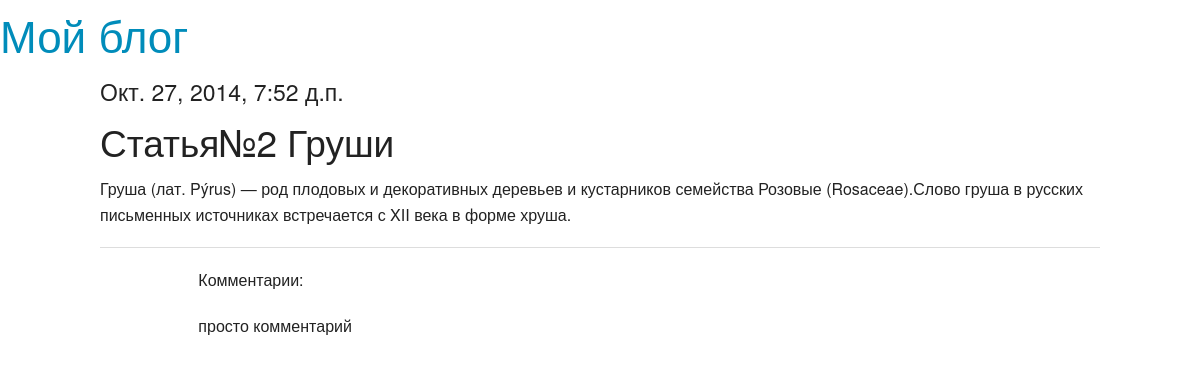
Page /basicview/articles/get/2/ on the committed database.
### article/models.py (models this page shows)
class Article(models.Model):
	class Meta():
		db_table = "article"
	article_title = models.CharField(max_length = 200)
	article_text = models.TextField()
	article_date = models.DateTimeField()
	article_likes = models.IntegerField(default = 0)

class Comments(models.Model):
	class Meta():
		db_table = "comments"
	comments_text = models.TextField()
	comments_article = models.ForeignKey(Article)

### article/views.py (the view)
# urls.py: url(r'^articles/get/(?P<article_id>\d+)/$', 'article.views.article'),
def article(request, article_id=1):
	return render_to_response('article.html', {'article': Article.objects.get(id=article_id), 'comments': Comments.objects.filter(comments_article_id=article_id)})

### article/templates/article.html
{% extends 'main.html' %}
{% block article %}
<h4>{{ article.article_date }}</h4>
<h2>{{ article.article_title }}</h2>
<p>{{ article.article_text }}</p>
<hr>
<div class="large-offset-1 large-8 columns">
<p>Комментарии:</p>
{% for comment in comments %}
<p>{{ comment.comments_text}}</p>
{% endfor %}
</div>
{% endblock %}

### rows in the picture
Article: article_date "Окт. 27, 2014, 7:52 д.п.", article_title "Статья№2 Груши", article_text "Груша (лат. Pýrus) — род плодовых и декоративных деревьев и кустарников семейства Розовые (Rosaceae).Слово груша в русских письменных источниках встречается с XII века в форме хруша."
Comments: comments_text "просто комментарий"
